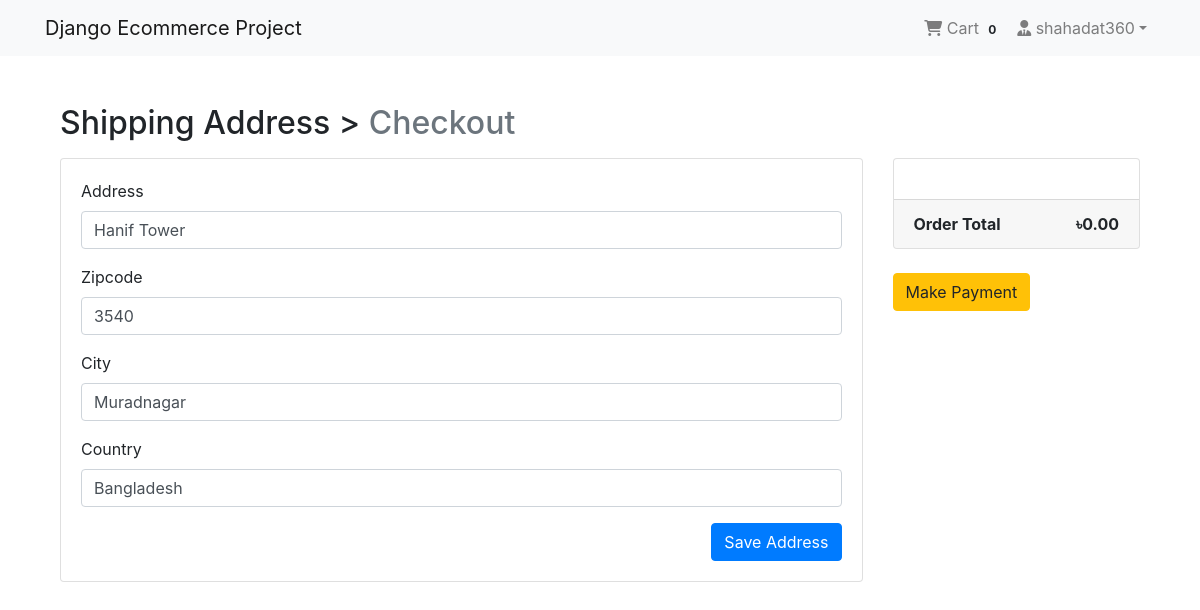
Screenshot of /payment/checkout/ (signed in) with the database file from the repository.
### App_Login/models.py (models this page shows, shortened)
class User(AbstractBaseUser, PermissionsMixin):
    email = models.EmailField(unique=True, null=False)
    is_staff = models.BooleanField(
        gettext_lazy('staff status'),
        default=False,
        help_text=gettext_lazy('Designates whether the user can log into this admin site')
    )
    is_active = models.BooleanField(
        gettext_lazy('active'),
        default=True,
        help_text=gettext_lazy(
            'Designates whether this user should be treated as active. Unselect this instead of deleting')
    )
    USERNAME_FIELD = 'email'
    objects = MyUserManager()

class Profile(models.Model):
    user = models.OneToOneField(User, on_delete=models.CASCADE, related_name='profile')
    username = models.CharField(max_length=264, blank=True)
    full_name = models.CharField(max_length=264, blank=True)
    address_1 = models.TextField(blank=True, max_length=300)
    city = models.CharField(max_length=40, blank=True)
    zipcode = models.CharField(max_length=10, blank=True)
    country = models.CharField(max_length=50, blank=True)
    phone = models.CharField(max_length=15, blank=True)
    date_joined = models.DateTimeField(auto_now_add=True)

### App_Order/models.py (models this page shows)
class Order(models.Model):
    order_items = models.ManyToManyField(Cart)
    user = models.ForeignKey(settings.AUTH_USER_MODEL, on_delete=models.CASCADE)
    ordered = models.BooleanField(default=False)
    created = models.DateTimeField(auto_now_add=True)
    updated = models.DateTimeField(auto_now=True)
    payment_id = models.CharField(max_length=264, blank=True, null=True)
    order_id = models.CharField(max_length=200, blank=True, null=True)
    def get_totals(self):
        total = 0
        for order_item in self.order_items.all():
            total = total + float(order_item.get_total())
        return format(total, '0.2f')

### App_Payment/models.py (models this page shows, shortened)
class BillingAddress(models.Model):
    user = models.ForeignKey(settings.AUTH_USER_MODEL, on_delete=models.CASCADE)
    address = models.CharField(max_length=264, blank=True)
    zipcode = models.CharField(max_length=10, blank=True)
    city = models.CharField(max_length=30, blank=True)
    country = models.CharField(max_length=20, blank=True)
    def is_fully_filled(self):
        field_names = [f.name for f in self._meta.get_fields()]
        for field_name in field_names:
            val = getattr(self, field_name)
            if val is None or val == '':
                return False
        return True
    class Meta:
        verbose_name_plural = 'Billing Addresses'

### App_Payment/views.py (the view)
# urls.py: path('checkout/', views.checkout, name='checkout'),
@login_required
def checkout(request):
    saved_address = BillingAddress.objects.get_or_create(user=request.user)[0]
    form = BillingAddressForm(instance=saved_address)
    if request.method == 'POST':
        form = BillingAddressForm(request.POST, instance=saved_address)
        if form.is_valid():
            form.save()
            form = BillingAddressForm(instance=saved_address)
            messages.success(request, f'Shipping Address Successfully Saved')
    order_qs = Order.objects.filter(user=request.user, ordered=False)
    order_items = order_qs[0].order_items.all()
    order_total = order_qs[0].get_totals()
    return render(request, 'App_Payment/checkout.html',
                  context={'form': form, 'order_items': order_items, 'order_total': order_total,
                           'saved_address': saved_address})

### App_Payment/forms.py
class BillingAddressForm(forms.ModelForm):
    class Meta:
        model = BillingAddress
        fields = ['address', 'zipcode', 'city', 'country']

### App_Order/templatetags/cart_tag.py (called while the page is built)
@register.filter
def cart_total(user):
    order = Order.objects.filter(user=user, ordered=False)
    if order.exists():
        return order[0].order_items.count()
    else:
        return 0

### App_Payment/templates/App_Payment/checkout.html (shortened to what this page needs)
{% extends  'base.html' %}
{% load crispy_forms_tags %}
{% block body_block %}
    <div class="container mt-5">
        <h2 class="mb-3">
             Shipping Address > <span class="text-muted">Checkout</span>
        </h2>
        <div class="row">
            <div class="col-md-9">
                <div class="card mb-5" style="height: auto">
                    <div class="card-body">
                        <form method="POST">
                            {{ form|crispy }}
                            <button class="btn btn-primary float-right" type="submit">Save Address</button>
                        </form>
                    </div>
                </div>
            </div>
            <div class="col-md-3">
                <div class="card" style="height: auto">
                    <div class="card-body">
                    </div>
                    <div class="card-footer">
                        <span class="float-left"><b>Order Total</b></span>
                        <span class="float-right"><b>&#2547;{{ order_total|floatformat:2 }}</b></span>
                    </div>
                </div>
                <br>
                {% if saved_address.is_fully_filled %}
                    <a href="{% url 'App_Payment:payment' %}" class="btn btn-warning btn-md">Make Payment</a>
                {% else %}
                    <div class="alert alert-warning">
                        <p>Please Fill up all the information to make Payment</p>
                    </div>
                {% endif %}
            </div>
        </div>
    </div>
{% endblock %}

### templates/navbar.html (shortened to what this page needs)
{% load cart_tag %}
<nav class="navbar navbar-expand-lg navbar-light bg-light">
    <div class="container">
        <a href="{% url 'App_Shop:index' %}" class="navbar-brand">Django Ecommerce Project</a>
        <div class="collapse navbar-collapse" id="navbarNav">
            <ul class="navbar-nav ml-auto">
                {% if request.user.is_authenticated %}
                    <li class="nav-item">
                        <a href="{% url 'App_Order:cart' %}" class="nav-link">
                            <i class="fa fa-shopping-cart"></i> Cart
                            <span class="badge badge-light">{{ request.user|cart_total }}</span>
                        </a>
                    </li>
                    <li class="nav-item dropdown">
                        <a class="nav-link dropdown-toggle" href="#" id="navbarDropdown" role="button" data-toggle="dropdown" aria-haspopup="true"
                        aria-expanded="false"><i class="fa fa-user-tie"></i>  {{ request.user.profile.username }}</a>
                    </li>
                {% else %}
                    <li class="nav-item">
                        <a href="{% url 'App_Login:login' %}" class="btn btn-primary btn-sm">Login</a>
                    </li>
                {% endif %}
            </ul>
        </div>
    </div>
</nav>

### templates/base.html (style rules this page uses)
.card { height: 350px; }

### rows the page displays
User: user|cart_total "0", user.profile.username "shahadat360"
BillingAddress: address "Hanif Tower", zipcode "3540", city "Muradnagar", country "Bangladesh"

### other values shown
{{ order_total|floatformat:2 }} "0.00"
